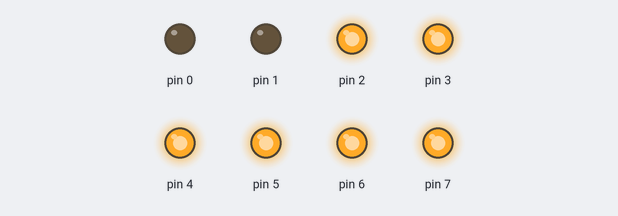
Recording of a sketch running on a simulated Arduino Uno, built with avr-gcc and run on an emulated ATmega328P. On the bench: output pins drawn as LEDs (lit = HIGH).

Above: at 0.5 s.
At 1.5 s:
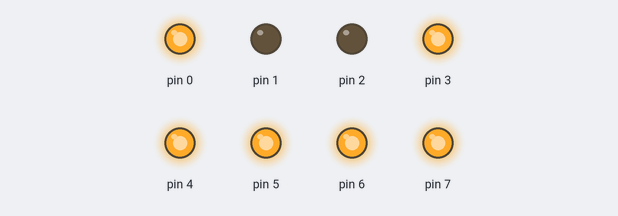
At 3.5 s:
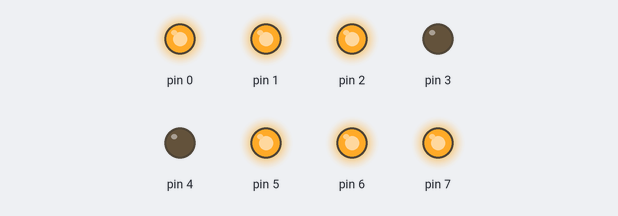
At 4.5 s:
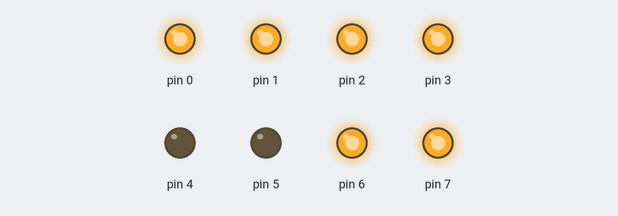
At 7.5 s:
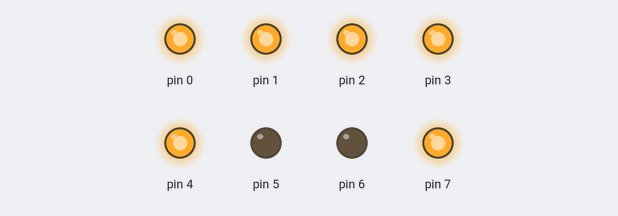
At 14.5 s:
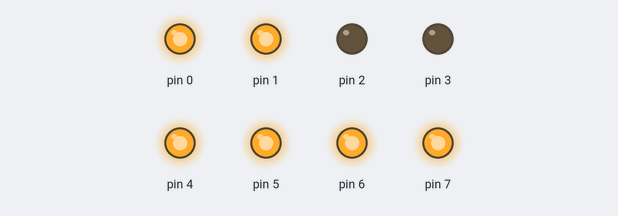
Timing chart, 0 to 15.6 s (numbered marks = the images above):
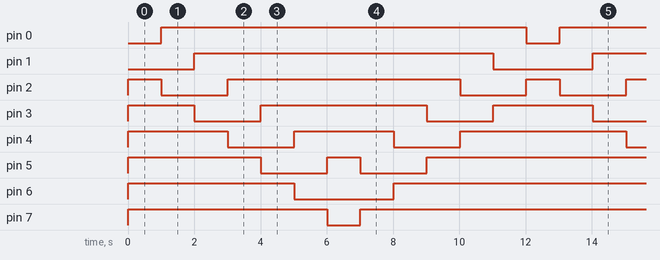

The sketch:

zad_3_biegajace_diody.ino
```cpp
#define F_CPU 16000000UL  // 16 MHz
//#define F_CPU 14.7456E6
#include <util/delay.h>
#include <avr/io.h>

void delay_ms( int ms)
  {
  volatile long unsigned int i;
  for(i=0;i<ms;i++)
    _delay_ms(1);
  }

int main(void)
{
//ustalenie kierunku pinow
DDRD=0xFF;

//zdefiniowanie zmiennej odpowiadajacej za opoznienia
int ms=1000;
int i=0;

//ustawienie stanu poczatkowego portu
PORTD=0x03;

//"biegajace" diody
while(1)
  {
  for(i=0;i<6;i++)
    {
    PORTD=~(0x03<<i);
    delay_ms(ms);
    }
  for(i=6;i>0;i--)
    {
    PORTD=~(0x03<<i);
    delay_ms(ms);
    }
  };

return(0);
}
```

Measured:
- by itself, pin 0: alternates HIGH for 11.0 s and LOW for 1.0 s
- by itself, pin 1: alternates HIGH for 9.0 s and LOW for 3.0 s
- by itself, pin 2: repeats every 12.0 s: LOW 2.0 s, HIGH 7.0 s, LOW 2.0 s, HIGH 1.0 s
- by itself, pin 3: repeats every 12.0 s: LOW 2.0 s, HIGH 5.0 s, LOW 2.0 s, HIGH 3.0 s
- by itself, pin 4: repeats every 12.0 s: LOW 2.0 s, HIGH 3.0 s, LOW 2.0 s, HIGH 5.0 s
- by itself, pin 5: repeats every 12.0 s: LOW 2.0 s, HIGH 1.0 s, LOW 2.0 s, HIGH 7.0 s
- by itself, pin 6: repeats every 12.0 s: LOW 3.0 s, HIGH 9.0 s
- by itself, pin 7: repeats every 12.0 s: LOW 1.0 s, HIGH 11.0 s
